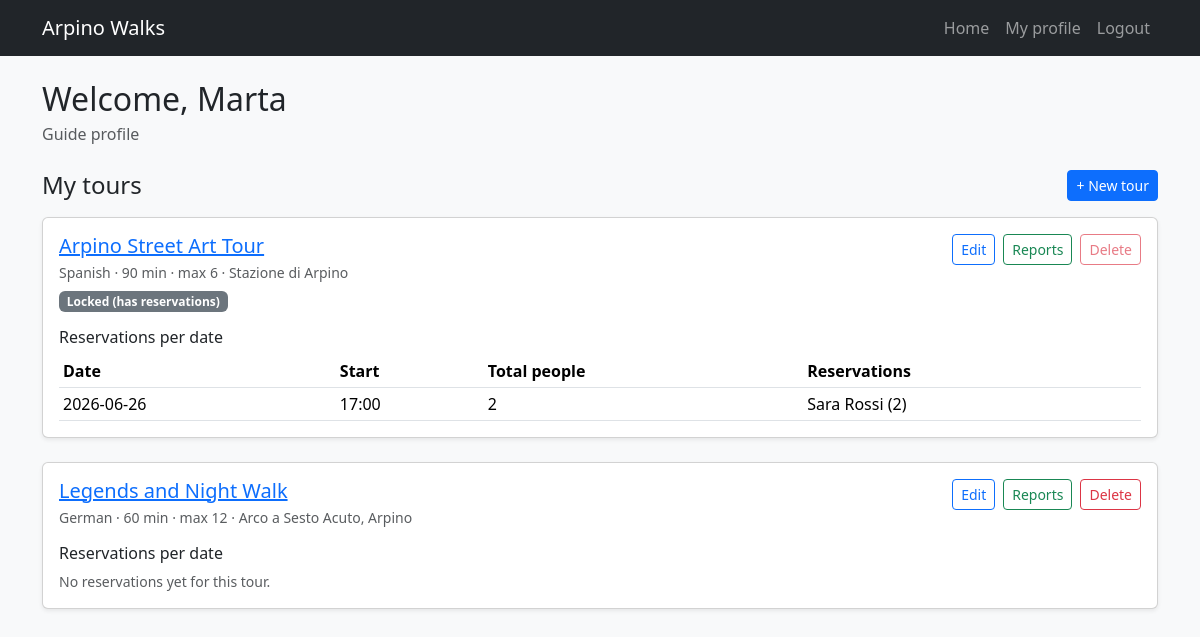
Screenshot of /guide/profile (signed in) with the database file from the repository.
### tables this page shows
CREATE TABLE users (
    id INTEGER PRIMARY KEY AUTOINCREMENT,
    first_name TEXT NOT NULL,
    last_name TEXT NOT NULL,
    email TEXT NOT NULL UNIQUE,
    password_hash TEXT NOT NULL,
    role TEXT NOT NULL CHECK(role IN ('participant', 'guide', 'admin'))
);

CREATE TABLE tours (
    id INTEGER PRIMARY KEY AUTOINCREMENT,
    guide_id INTEGER NOT NULL,
    title TEXT NOT NULL,
    meeting_point TEXT NOT NULL,
    duration_minutes INTEGER NOT NULL CHECK(duration_minutes > 0),
    language TEXT NOT NULL CHECK(language IN ('Italian', 'English', 'Spanish', 'Portuguese', 'German')),
    max_participants INTEGER NOT NULL CHECK(max_participants > 0),
    description TEXT NOT NULL,
    created_at TEXT NOT NULL,
    FOREIGN KEY (guide_id) REFERENCES users(id) ON DELETE CASCADE
);

CREATE TABLE reservations (
    id INTEGER PRIMARY KEY AUTOINCREMENT,
    participant_id INTEGER NOT NULL,
    tour_id INTEGER NOT NULL,
    tour_date TEXT NOT NULL,
    total_people INTEGER NOT NULL CHECK(total_people BETWEEN 1 AND 4),
    status TEXT NOT NULL CHECK(status IN ('active', 'cancelled')) DEFAULT 'active',
    created_at TEXT NOT NULL,
    cancelled_at TEXT,
    FOREIGN KEY (participant_id) REFERENCES users(id) ON DELETE CASCADE,
    FOREIGN KEY (tour_id) REFERENCES tours(id) ON DELETE CASCADE
);

CREATE TABLE tour_schedules (
    id INTEGER PRIMARY KEY AUTOINCREMENT,
    tour_id INTEGER NOT NULL,
    weekday INTEGER NOT NULL CHECK(weekday BETWEEN 0 AND 6),
    start_time TEXT NOT NULL,
    UNIQUE(tour_id, weekday),
    FOREIGN KEY (tour_id) REFERENCES tours(id) ON DELETE CASCADE
);

### app.py (the view)
@app.route("/guide/profile")
@login_required
def guide_profile():
    redirect_response = auth_utils.require_role("guide")
    if redirect_response:
        return redirect_response
    tours = tour_dao.get_tours_by_guide(current_user.id)
    tours_overview = []
    for tour in tours:
        reservation_rows = reservation_dao.get_active_reservations_with_participant(tour["id"])
        dates = reservation_utils.group_guide_reservations_by_date(reservation_rows)
        tours_overview.append({
            "tour": tour,
            "dates": dates,
            "locked": reservation_dao.tour_has_active_reservations(tour["id"]),
        })
    return render_template("guide_profile.html", tours_overview=tours_overview)

### app.py (called while the page is built)
@login_manager.user_loader
def load_user(user_id):
    row = user_dao.get_user_by_id(user_id)
    return user_from_row(row)

### dao/reservation_dao.py (called while the page is built)
def tour_has_active_reservations(tour_id):
    conn = get_connection()
    cur = conn.cursor()
    cur.execute("""
        SELECT 1
        FROM reservations
        WHERE tour_id = ?
          AND status = 'active'
        LIMIT 1
    """, (tour_id,))
    row = cur.fetchone()
    cur.close()
    conn.close()
    return row is not None

def get_active_reservations_with_participant(tour_id):
    conn = get_connection()
    cur = conn.cursor()
    cur.execute("""
        SELECT
            r.id,
            r.tour_date,
            r.total_people,
            ts.start_time,
            u.first_name,
            u.last_name
        FROM reservations r, users u, tours t, tour_schedules ts
        WHERE r.tour_id = t.id
          AND ts.tour_id = t.id
          AND ts.weekday = ((CAST(strftime('%w', r.tour_date) AS INTEGER) + 6) % 7)
          AND r.participant_id = u.id
          AND r.tour_id = ?
          AND r.status = 'active'
        ORDER BY r.tour_date, ts.start_time, u.last_name
    """, (tour_id,))
    reservations = cur.fetchall()
    cur.close()
    conn.close()
    return reservations

### dao/tour_dao.py (called while the page is built)
def get_tours_by_guide(guide_id):
    conn = get_connection()
    cur = conn.cursor()
    cur.execute("""
        SELECT
            id,
            title,
            meeting_point,
            duration_minutes,
            language,
            max_participants,
            description,
            created_at
        FROM tours
        WHERE guide_id = ?
        ORDER BY title
    """, (guide_id,))
    tours = cur.fetchall()
    cur.close()
    conn.close()
    return tours

### dao/user_dao.py (called while the page is built)
def get_user_by_id(user_id):
    conn = get_connection()
    cur = conn.cursor()
    cur.execute("""
        SELECT *
        FROM users
        WHERE id = ?
    """, (user_id,))
    user = cur.fetchone()
    cur.close()
    conn.close()
    return user

### db/database.py (called while the page is built)
def get_connection():
    conn = sqlite3.connect(DB_PATH)
    conn.row_factory = sqlite3.Row
    conn.execute("PRAGMA foreign_keys = ON;")
    return conn

### models.py (called while the page is built)
def user_from_row(row):
    if row is None:
        return None
    return User(
        id=row["id"],
        first_name=row["first_name"],
        last_name=row["last_name"],
        email=row["email"],
        password_hash=row["password_hash"],
        role=row["role"]
    )

### templates/guide_profile.html (shortened to what this page needs)
{% extends "base.html" %}
{% block content %}
<section>
    <h1 class="h2 mb-1">Welcome, {{ current_user.first_name }}</h1>
    <p class="text-muted mb-4">Guide profile</p>
    <div class="d-flex justify-content-between align-items-center mb-3">
        <h2 class="h4 mb-0">My tours</h2>
        <a href="{{ url_for('new_tour') }}" class="btn btn-primary btn-sm">+ New tour</a>
    </div>
    {% if tours_overview %}
        {% for item in tours_overview %}
            {% set tour = item.tour %}
            <article class="card mb-4 shadow-sm">
                <div class="card-body">
                    <div class="d-flex justify-content-between align-items-start flex-wrap gap-2">
                        <div>
                            <h3 class="h5 mb-1">
                                <a href="{{ url_for('tour_detail', tour_id=tour.id) }}">{{ tour.title }}</a>
                            </h3>
                            <p class="text-muted small mb-0">
                                {{ tour.language }} · {{ tour.duration_minutes }} min · max {{ tour.max_participants }} ·
                                {{ tour.meeting_point }}
                            </p>
                            {% if item.locked %}
                                <span class="badge bg-secondary mt-2">Locked (has reservations)</span>
                            {% endif %}
                        </div>
                        <div class="d-flex gap-2">
                            <a href="{{ url_for('edit_tour', tour_id=tour.id) }}" class="btn btn-outline-primary btn-sm">Edit</a>
                            <a href="{{ url_for('tour_report', tour_id=tour.id) }}" class="btn btn-outline-success btn-sm">Reports</a>
                            <form method="POST" action="{{ url_for('delete_tour', tour_id=tour.id) }}"
                                  onsubmit="return confirm('Delete this tour?')">
                                <button type="submit" class="btn btn-outline-danger btn-sm" {% if item.locked %}disabled{% endif %}>Delete</button>
                            </form>
                        </div>
                    </div>
                    <h4 class="h6 mt-3">Reservations per date</h4>
                    {% if item.dates %}
                        <div class="table-responsive">
                            <table class="table table-sm align-middle mb-0">
                                <thead>
                                    <tr>
                                        <th scope="col">Date</th>
                                        <th scope="col">Start</th>
                                        <th scope="col">Total people</th>
                                        <th scope="col">Reservations</th>
                                    </tr>
                                </thead>
                                <tbody>
                                    {% for d in item.dates %}
                                        <tr>
                                            <td>{{ d.tour_date }}</td>
                                            <td>{{ d.start_time }}</td>
                                            <td>{{ d.total_people }}</td>
                                            <td>
                                                {% for r in d.reservations %}
                                                    {{ r.participant_name }} ({{ r.people }}){% if not loop.last %}, {% endif %}
                                                {% endfor %}
                                            </td>
                                        </tr>
                                    {% endfor %}
                                </tbody>
                            </table>
                        </div>
                    {% else %}
                        <p class="text-muted small mb-0">No reservations yet for this tour.</p>
                    {% endif %}
                </div>
            </article>
        {% endfor %}
    {% else %}
        <div class="text-center py-4">
            <p class="text-muted mb-3">You have not created any tours yet.</p>
            <a href="{{ url_for('new_tour') }}" class="btn btn-primary">Create your first tour</a>
        </div>
    {% endif %}
</section>
{% endblock %}

### static/styles/styles.css (style rules this page uses)
body { background-color: #f8f9fa; }
h1, h2, h3 { color: #212529; }

### rows the page displays
users: first_name "Marta"
tours: title "Arpino Street Art Tour", language "Spanish", duration_minutes "90", max_participants "6", meeting_point "Stazione di Arpino"
reservations: tour_date "2026-06-26", start_time "17:00", total_people "2", participant_name "Sara Rossi", people "2"
tours: title "Legends and Night Walk", language "German", duration_minutes "60", max_participants "12", meeting_point "Arco a Sesto Acuto, Arpino"
